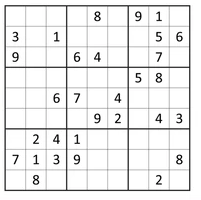
#> input picture sudoku.png, 201 x 200 px
$ python -i extract_puzzle_boundaries_from_screen.py   (imports and definitions only)
#> lines starting #> are read from the running program, lines starting #| are printed output that depends on the picture; after the words box and inside, x2 and y2 are one past the last pixel; in counts of white or black regions, pixels touching at a corner belong together
""" extract_puzzle_boundaries_from_screen.py
Sudoku puzzle boundary extraction from images.

This module provides functionality to detect and extract Sudoku grids from photographs,
applying perspective correction to produce a clean top-down view.    """
import cv2
import numpy as np
from pathlib import Path
from dataclasses import dataclass
from typing import Optional

# Configuration parameters for the Sudoku extractor.
@dataclass
class ExtractorConfig:
    debug_mode: bool = False

    output_size: int = 450
    input_width: int = 480
    input_height: int = 640
    threshold_value: int = 150
    min_line_length_initial: int = 400
    line_length_reduction_factor: float = 0.9

    # Morphology kernel sizes
    open_kernel_size: int = 8
    close_kernel_size1: int = 12
    close_kernel_size2: int = 9

    # Histogram equalization percentiles
    hist_lower_percentile: float = 5.0
    hist_upper_percentile: float = 95.0

    # corner enlargement
    enlarge_ratio: float = 8  # [%]


# Return line coefficients (a, b, c) for ax + by + c = 0
# [25 lines left out: functions line_equation, merge_lines, not called in this run]


# Extract and rectify Sudoku puzzles from images.
class SudokuExtractor:
    """    This class processes an input image to locate the Sudoku grid boundaries,
    then applies a perspective transform to produce a clean, square output image.

    Attributes:
        config: Configuration parameters for the extraction process.
        original_image: The loaded BGR image.
        grayscale_image: Grayscale version of the input.
        warped_grayscale: Perspective-corrected grayscale output.
        warped_color: Perspective-corrected color output.
    """

    # Initialize the extractor with an image
    def __init__(self, image_path, config: Optional[ExtractorConfig] = None):
        """ Input:
            image_path: Path to the input image file.
            config: Optional configuration object. Uses defaults if not provided.
        Raises:
            FileNotFoundError: If the image file doesn't exist.
            ValueError: If the image cannot be loaded.
        """
#> called with image_path = 'sudoku.png'
        self.config = config or ExtractorConfig()
        self.image_path = Path(image_path)

        if not self.image_path.exists():
            raise FileNotFoundError(f"Image file not found: {image_path}")

        self.original_image = cv2.imread(str(self.image_path))
#> self.original_image is the input picture: shape (200, 201, 3); mean B, G, R 236, 235.9, 236
        if self.original_image is None:
            raise ValueError(f"Could not load image from {image_path}")

        self.original_image = cv2.resize(self.original_image, (self.config.input_width, self.config.input_height),interpolation=cv2.INTER_AREA)
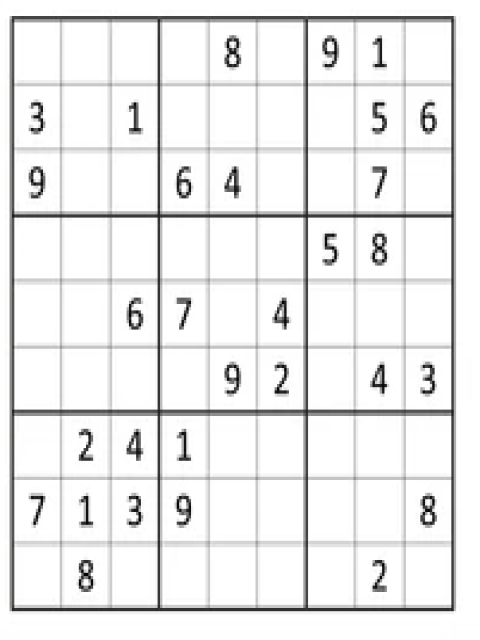
#> self.original_image: shape (640, 480, 3); mean B, G, R 236, 235.9, 236
        self.grayscale_image = cv2.cvtColor(self.original_image, cv2.COLOR_BGR2GRAY)

        self.warped_grayscale: Optional[np.ndarray] = None
        self.warped_color: Optional[np.ndarray] = None


    # Save an image for debugging purposes if debug mode is enabled
    def _save_debug_image(self, name: str, image: np.ndarray) -> None:
        if self.config.debug_mode:
            cv2.imwrite(name, image)


    # Create a clean binary mask highlighting the grid structure
    def _create_binary_mask(self, grayscale: np.ndarray) -> np.ndarray:
        """ Input:
            grayscale: Input grayscale image with equalized histogram.
        Output:
            Binary mask with noise removed and holes filled.    """

        # apply threshold
        _, binary_mask = cv2.threshold(grayscale, self.config.threshold_value, 255, cv2.THRESH_BINARY_INV)
        self._save_debug_image("debug_01_threshold_INV.png", binary_mask)

        # Remove small noise with morphological opening
        open_kernel = cv2.getStructuringElement(cv2.MORPH_ELLIPSE, (self.config.open_kernel_size, self.config.open_kernel_size))
        mask_opened = cv2.morphologyEx(binary_mask, cv2.MORPH_OPEN, open_kernel)
        self._save_debug_image("debug_02_opened.png", mask_opened)
        mask_opened_INV = 255-mask_opened

        # Fill small holes with morphological closing
        close_kernel = np.ones((self.config.close_kernel_size1, self.config.close_kernel_size2), np.uint8)
        mask_cleaned = cv2.morphologyEx(mask_opened_INV, cv2.MORPH_CLOSE, close_kernel)
        self._save_debug_image("debug_03_cleaned.png", mask_cleaned)
        self.mask_cleaned = mask_cleaned  # 4 debug

        return mask_cleaned

    # to remove:
    # Order points in clockwise order: top-left, top-right, bottom-right, bottom-left
    # [12 lines left out: function _order_points, not called in this run]

    # Detect the four corners of the Sudoku grid using line detection
    def _detect_grid_corners(self, mask):
        """ Input:
            mask: Binary mask of the grid area.
        Output:
            corners: Array of shape (4, 2) containing corner coordinates. """
        lsd = cv2.createLineSegmentDetector()
        lines, _, _, _ = lsd.detect(mask)

        if lines is None or len(lines) == 0:
            raise ValueError("No lines detected in the image")

        # calculate line dimensions
        num_lines = lines.shape[0]
        line_dimensions = np.zeros((num_lines, 2))
        for i in range(num_lines):
            line = lines[i, 0]
            line_dimensions[i, 0] = abs(line[2] - line[0])  # horizontal extent
            line_dimensions[i, 1] = abs(line[3] - line[1])  # vertical extent

        # keep only long lines
        dist1 = np.sum(line_dimensions, 1)
        minDist = 50
        i2keep = []
        while len(i2keep)==0:
            i2keep = np.where(dist1 > minDist)[0]
            minDist = 0.9*minDist
        # keep only long lines
        line_dimensions = line_dimensions[i2keep, :]
        lines = lines[i2keep, :, :]
        num_lines = lines.shape[0]

        # separate to vertical and horizontal lines
        vertical, horizontal = [], []
        for idx in range(num_lines):
            if line_dimensions[idx, 0] < line_dimensions[idx, 1]:  # vertical
                vertical.append(lines[idx])
            else:
                horizontal.append(lines[idx])

        # reshape
        horizontal_lines = np.reshape(horizontal, (-1, 4))
        vertical_lines = np.reshape(vertical, (-1, 4))

        # merge horizontal lines
        nHorizontal = horizontal_lines.shape[0]
        if nHorizontal > 2:
            didMerge = True
            while didMerge:
                didMerge, horizontal_lines = merge_lines(horizontal_lines)  # merge adjacent & parallel lines

        # merge vertical lines
        nVertical = vertical_lines.shape[0]
        if nVertical > 2:
            didMerge = True
            while didMerge:
                didMerge, vertical_lines = merge_lines(vertical_lines)  # merge adjacent & parallel lines

        # calc lines length - horizontal
        nHorizontal = horizontal_lines.shape[0]
        hori_dist = np.zeros((nHorizontal, ))
        for ind in range(nHorizontal):
            line = horizontal_lines[ind, :]
            hori_dist[ind] = abs(line[2] - line[0]) + abs(line[3] - line[1])

        # calc lines length - horizontal
        nVertical = vertical_lines.shape[0]
        vert_dist = np.zeros((nVertical, ))
        for ind in range(nVertical):
            line = vertical_lines[ind, :]
            vert_dist[ind] = abs(line[2] - line[0]) + abs(line[3] - line[1])

        # keep longest lines using adjusting threshold
        horizontal_indices, vertical_indices = np.arange(nHorizontal), np.arange(nVertical)

        if len(horizontal_lines) < 2:
            raise ValueError("Could not detect enough horizontal lines for grid boundaries")
        elif len(horizontal_lines) > 2:
            # # keep 2 longest lines
            iSort = np.argsort(hori_dist)
            horizontal_lines = horizontal_lines[iSort[-2:], :]

        # use vertical lines' data
        if len(vertical_indices) > 1:
            # keep only lines adjacent to horizontal lines
            nVert = len(vertical_indices)
            nHorz = horizontal_lines.shape[0]  # =2
            vec2keep = np.zeros((nVert,))
            for k1 in range(nVert):
                vert_line = vertical_lines[k1, :]
                for k2 in range(nHorz):
                    if np.abs(vert_line[0] - horizontal_lines[k2, 0]) < 10:
                        if np.abs(vert_line[1] - horizontal_lines[k2, 1]) < 10:
                            vec2keep[k1] = 1
                    if np.abs(vert_line[0] - horizontal_lines[k2, 2]) < 10:
                        if np.abs(vert_line[1] - horizontal_lines[k2, 3]) < 10:
                            vec2keep[k1] = 1
            vertical_indices = vertical_indices[vec2keep==1]
            nVert = len(vertical_indices)

            # use vertical
            if nVert==2:
                vertical_lines = vertical_lines[vertical_indices, :]
                points = np.vstack((np.reshape(horizontal_lines, (4, 2)) , np.reshape(vertical_lines, (4, 2))))
                hull = cv2.convexHull(points)
                epsilon = 0.02 * cv2.arcLength(hull, True)
                approx = cv2.approxPolyDP(hull, epsilon, True)

                # If we have 4 points, it's likely our grid
                if len(approx) == 4:
                    corners = self._order_corners_clockwise(np.reshape(approx, (4, 2)))
                    self._save_debug_corners(corners)

                    return corners  # approx.reshape(4, 2)


        # Construct bounding corners from detected lines
        corners = self._order_corners_clockwise(np.reshape(horizontal_lines, (4, 2)))

        self._save_debug_corners(corners)

        return corners


    # Save an image for debugging purposes if debug mode is enabled
    # [103 lines left out: functions _save_debug_enlarged, _enlarge_boundaries, _save_debug_corners, _order_corners_clockwise, _apply_perspective_transform, not called in this run]


    # Apply histogram equalization to improve contrast
    def _equalize_histogram(self) -> np.ndarray:
        """ Output: Contrast-enhanced grayscale image. """
        grayscale = self.grayscale_image.copy()

        # Calculate cumulative histogram
        counts, bin_edges = np.histogram(grayscale.flatten(), bins=range(0, 270, 10))
#> counts = 26 values, max 230609 at index 25, min 280 at index 0, mean 11815.4; bin_edges = 27 values from 0 to 260
        cumulative_sum = np.cumsum(counts)
#> cumulative_sum = 26 values from 280 to 307200
        total_pixels = grayscale.size
#> total_pixels = 307200
        cumulative_ratio = cumulative_sum / total_pixels * 100
#> cumulative_ratio = 26 values from 0.0911 to 100
        cumulative_ratio = np.append(cumulative_ratio, 100)
#> cumulative_ratio = 27 values from 0.0911 to 100

        # Find intensity values at specified percentiles
        upper_intensity = np.interp(self.config.hist_upper_percentile, cumulative_ratio, bin_edges)
#> upper_intensity = 249.3
        lower_intensity = np.interp(self.config.hist_lower_percentile, cumulative_ratio, bin_edges)
#> lower_intensity = 109.4

        # Stretch histogram to full range
        if upper_intensity - lower_intensity > 0:
            grayscale = 255 * (grayscale - lower_intensity) / (upper_intensity - lower_intensity)

        grayscale = np.clip(grayscale, 0, 255).astype(np.uint8)
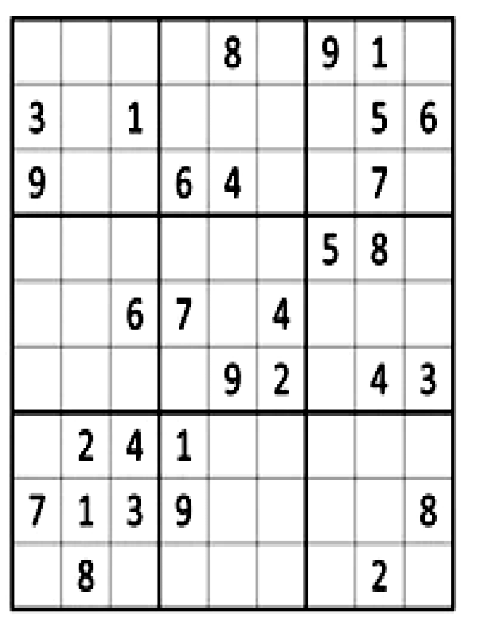
#> grayscale: shape (640, 480); min 0, max 255, mean 227.3

        return grayscale


    # Execute the complete extraction pipeline
    def process(self) -> bool:
        """ Output:  True if extraction was successful.        """
        # Step 1: Enhance contrast
        enhanced_grayscale = self._equalize_histogram()

        # Step 2: Create binary mask
        binary_mask = self._create_binary_mask(enhanced_grayscale)
#> in _create_binary_mask, `_, binary_mask = cv2.threshold(grayscale, self.config.threshold_value,..`:
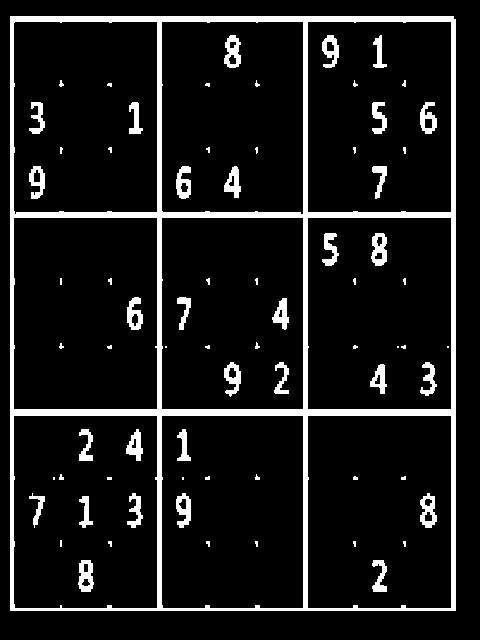
#> binary_mask: shape (640, 480); 9.7% white; 72 white regions (37 under 20 px), largest, box (x1, y1, x2, y2) and area: (10, 16, 456, 611) 20877, (371, 233, 387, 266) 360, (224, 35, 241, 68) 350
#> in _create_binary_mask, `mask_opened = cv2.morphologyEx(binary_mask, cv2.MORPH_OPEN, open_kernel)`:
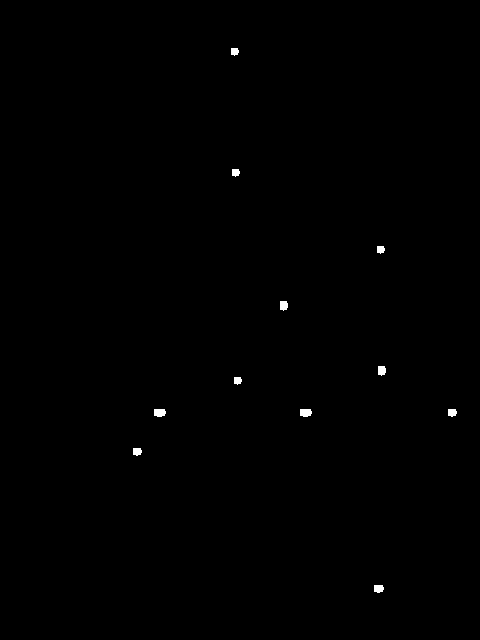
#> mask_opened: shape (640, 480); 0.23% white; 11 white regions, largest, box (x1, y1, x2, y2) and area: (154, 409, 166, 417) 85, (300, 409, 312, 417) 85, (280, 301, 288, 311) 69
#> in _create_binary_mask, `mask_cleaned = cv2.morphologyEx(mask_opened_INV, cv2.MORPH_CLOSE, clos..`: mask_cleaned: shape (640, 480); every value is 255

        # Step 3: Detect grid corners
        corners = self._detect_grid_corners(binary_mask)
#> in _detect_grid_corners, `lines, _, _, _ = lsd.detect(mask)`: lines = None

        # Step 4: enlarge image (ensure puzzle is in the boundaries)
        corners = self._enlarge_boundaries(corners)

        # Step 5: Apply perspective correction
        self._apply_perspective_transform(corners)

        return True


# Extract a Sudoku puzzle from an image file.
# [25 lines left out: function extract_puzzle, not called in this run]


# [8 lines not run here, left out]

#> (the run stopped early here; a loop or call above may not have finished)

$ run again, on unit_test_data/sudoku1.png
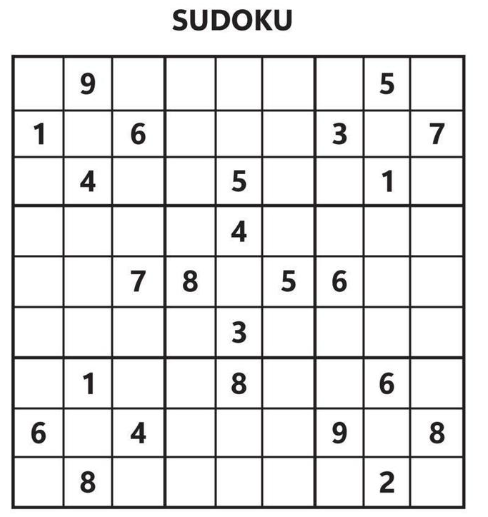
#> input picture unit_test_data/sudoku1.png, 488 x 517 px
#> in __init__, self.original_image is the input picture: shape (517, 488, 3); mean B, G, R 229.6, 229.5, 229.7
#> in __init__, `self.original_image = cv2.resize(self.original_image, (self.config.inp..`:
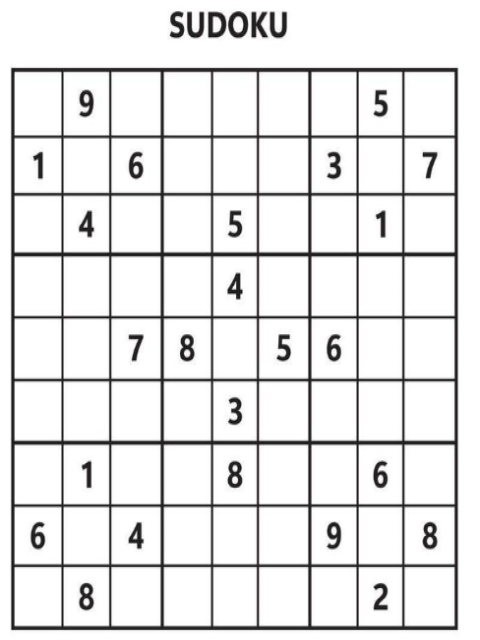
#> self.original_image: shape (640, 480, 3); mean B, G, R 229.6, 229.5, 229.6
#> counts = 26 values, max 243181 at index 25, min 0 at index 0, mean 11815.4; bin_edges = 27 values from 0 to 260
#> cumulative_sum = 26 values from 0 to 307200
#> in _equalize_histogram, `cumulative_ratio = cumulative_sum / total_pixels * 100`: cumulative_ratio = 26 values from 0 to 100
#> in _equalize_histogram, `cumulative_ratio = np.append(cumulative_ratio, 100)`: cumulative_ratio = 27 values from 0 to 100
#> upper_intensity = 249.4
#> lower_intensity = 40.41
#> in _create_binary_mask, `_, binary_mask = cv2.threshold(grayscale, self.config.threshold_value,..`:
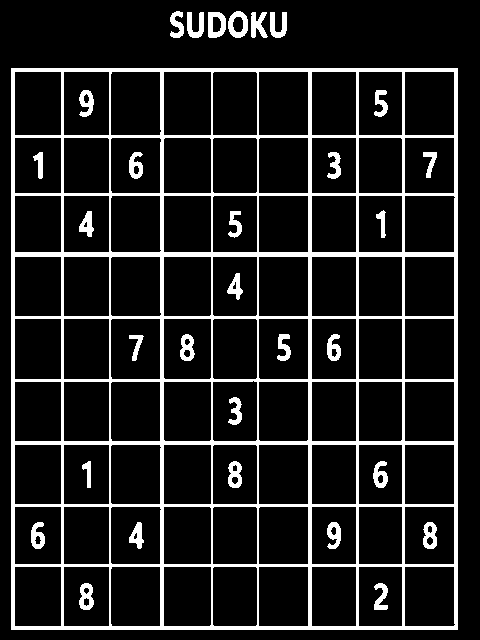
#> binary_mask: shape (640, 480); 12.7% white; 31 white regions, largest, box (x1, y1, x2, y2) and area: (11, 68, 458, 630) 32033, (208, 12, 226, 38) 315, (228, 11, 248, 38) 309
#> mask_opened: shape (640, 480); 0.03% white; 2 white regions, box (x1, y1, x2, y2) and area: (252, 21, 260, 29) 53, (135, 526, 143, 534) 53
#> mask_cleaned: shape (640, 480); every value is 255
#> lines = None
